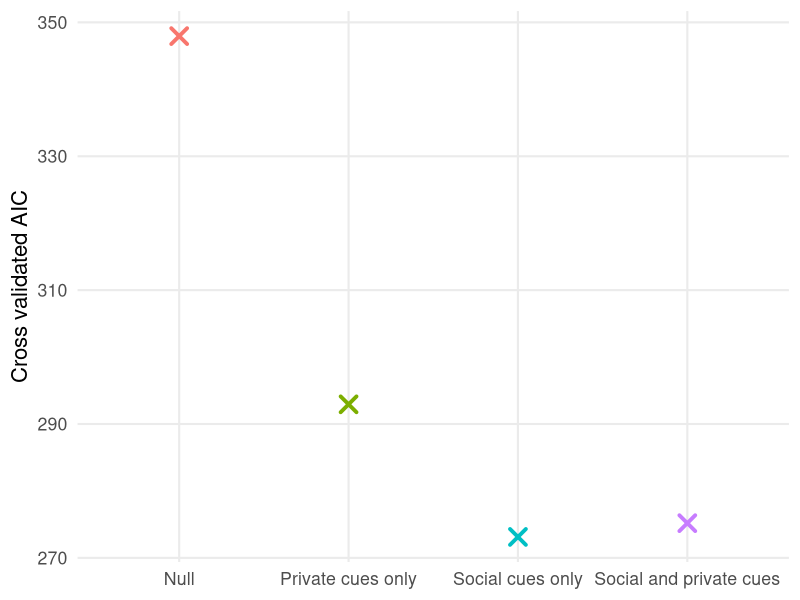

The R script that drew this image:
library(dplyr)
library(ggplot2)

n <- cbind("Null", (2*1 + 2*172.974))
p <- cbind("Private cues only", (2*2 + 2*144.470))
s <- cbind("Social cues only", (2*2 + 2*134.565))
sp <- cbind("Social and private cues", (3*2 + 2*134.593))


#add in no K?

ll <- as.data.frame(rbind(n,sp,s,p))
ll$V1 <- as.factor(ll$V1)

ll <- ll %>%
  mutate(V1 = factor(V1, levels = c("Null", "Private cues only", "Social cues only", "Social and private cues")))

ll$V2 <- as.numeric(ll$V2)

#Log liklihood support for models
ll %>%
  ggplot(aes(x = V1, y = V2, fill = V1, colour = V1)) +
  geom_point(shape = 4, size = 4, stroke = 2) +
  labs(
  y = "Cross validated AIC",
  x = NULL
) +
  theme_minimal(base_size = 16) +
  theme(
    legend.position = "none",
    panel.grid.minor = element_blank()
  )
#send 20% held out figure to Mike
  
